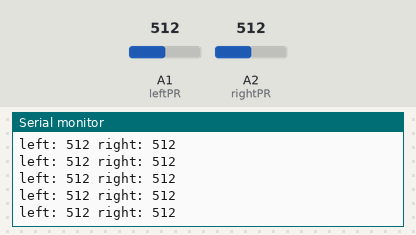
The sketch below on a simulated Arduino Uno, built with avr-gcc and run on an emulated ATmega328P. Parts: the last lines printed to the serial monitor. The test bench sets the inputs (shaded band); at power-on: A1 (leftPR) = 512, A2 (rightPR) = 512.

Above: at 4.2 s.
4.3 s: A1 (leftPR) set to 982
At 4.32 s:
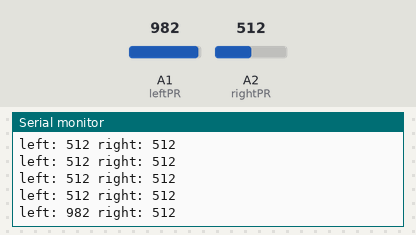
7.3 s: A1 (leftPR) set to 1017
At 7.31 s:
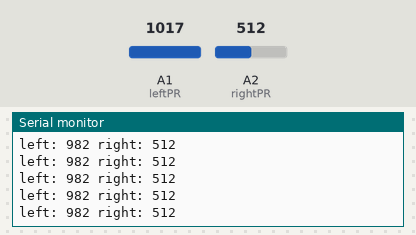
11.8 s: A2 (rightPR) set to 105
At 11.82 s:
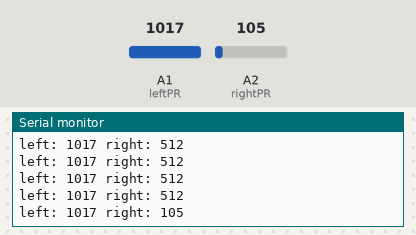
14.8 s: A2 (rightPR) set to 95
At 14.81 s:
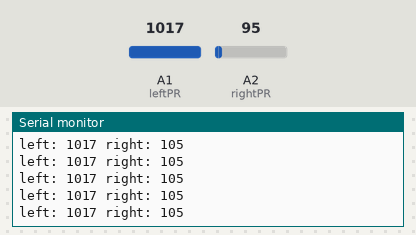
Timing chart, 0 to 17.8 s (numbered marks = the images above; inputs shaded):
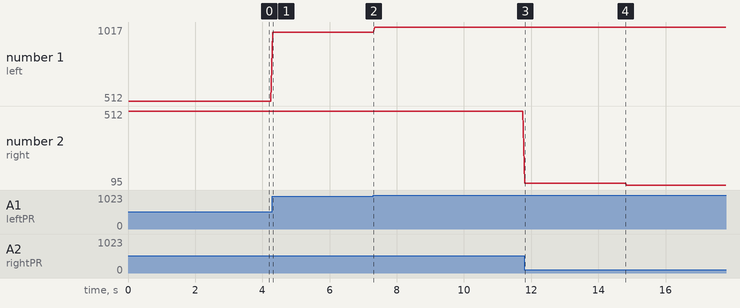

The sketch:

photoresistor.ino
```cpp
const int leftPR = A1;
const int rightPR = A2;

void setup() {
  Serial.begin(9600);
  pinMode(leftPR, INPUT);
  pinMode(rightPR, INPUT);
  Serial.println("The device started");
}

void loop() {
  int leftVal, rightVal;
  leftVal = analogRead(leftPR);
  rightVal = analogRead(rightPR);
  Serial.print("left: ");
  Serial.print(leftVal);
  Serial.print(" right: ");
  Serial.println(rightVal);
  delay(50);
}
```

Measured:
- after the input at 4.3 s, the serial monitor: prints a new line at once (image 1)
- after the input at 11.8 s, the serial monitor: prints a new line at once (image 3)
- plotted number 1: 512 → 982 after the input at 4.3 s, 982 → 1017 after the input at 7.3 s
- plotted number 2: 512 → 105 after the input at 11.8 s, 105 → 95 after the input at 14.8 s
